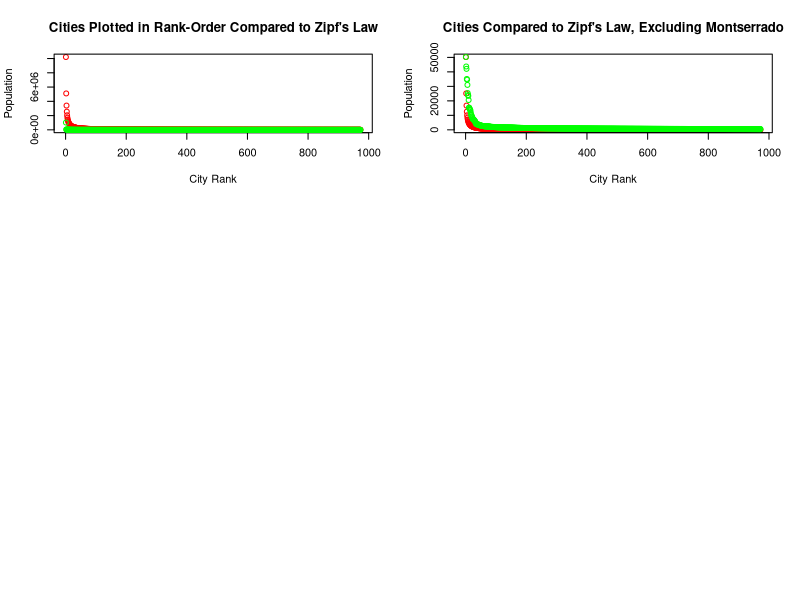

This chart was generated by the following R code: (Note: this script raises an error after producing the figure.)
#rm(list = ls(all = TRUE))
setwd("~/Desktop/AidData/liberia")

library(graphics)
library(stats)

old.par <- par(mfrow=c(3, 2))
citypops <- read.csv("citypopdata.csv")
lib_citpops <- data.frame(citypops)
lib_citpops <- lib_citpops[order(lib_citpops$Total, decreasing = TRUE),]

#save(df,file="~/Desktop/AidData/liberia/lib_citpops.Rdata")

poprank <- data.frame(x = 1:973, y1 = lib_citpops$Total)
## Zipf's Comparison ##
y1 <- 10210762/poprank$x
y2 <- poprank$y
popr_rankden0 <- data.frame(x = poprank$x, y1 = 10210762/poprank$x)
plot(popr_rankden0$x, y1, col = "red", main = "Cities Plotted in Rank-Order Compared to Zipf's Law", xlab = "City Rank", ylab = "Population")
points(popr_rankden0$x, y2, col = "green")

## Plot w/o Montserrado, Monrovia ##
poprank2 <- poprank[2:973,]
poprank2$x <- seq(1:972)
#plot(poprank2)
## Zipf's Comparison ##
z10 <- 50245/poprank2$x
y20 <- poprank2$y
popr_rankden <- data.frame(x = poprank2$x, z10 = 50245/poprank2$x)
plot(popr_rankden$x, z10, col = "red", main = "Cities Compared to Zipf's Law, Excluding Montserrado", xlab = "City Rank", ylab = "Population")
points(popr_rankden$x, y20, col = "green")

## Plot w/o Pops less than 750 ##
poprank750 <- subset(poprank2, y >= 750)
poprank750$x <- 1:514
#plot(poprank750)
## Zipf's Comparison ##
y11 <- 50245/poprank750$x
y21 <- poprank750$y
popr_rankden2 <- data.frame(x = poprank750$x, y11 = 50245/poprank750$x)
plot(popr_rankden2$x, y11, col = "red", main = "Cities With Populations of 750+ (514)", xlab = "City Rank", ylab = "Population")
points(popr_rankden2$x, y21, col = "green")

## Plot w/o Pops less than 1000 ##
poprank1000 <- subset(poprank2, y >= 1000)
poprank1000$x <- 1:311
#plot(poprank1000)
## Zipf's Comparison ##
y12 <- 50245/poprank1000$x
y22 <- poprank1000$y
popr_rankden3 <- data.frame(x = poprank1000$x, y12 = 50245/poprank1000$x)
plot(popr_rankden3$x, y12, col = "red", main = "Cities With Populations of 1000+ (311)", xlab = "City Rank", ylab = "Population")
points(popr_rankden3$x, y22, col = "green")

## Plot w/o Pops Less than 2500 ##
poprank2500 <- subset(poprank2, y >= 2500)
poprank2500$x <- 1:61
poprank2500 <- data.frame(x = poprank2500$x, y1 = poprank2500$y, y2 = lib_citpops$Town.Village[2:62])
#plot(poprank2500)
## Zipf's Comparison ##
y13 <- 50245/poprank2500$x
y23 <- poprank2500$y1
popr_rankden4 <- data.frame(x = poprank2500$x, y13 = 50245/poprank2500$x)
plot(popr_rankden4$x, y13, col = "red", main = "Cities With Populations of 2500+ (61)", xlab = "City Rank", ylab = "Population")
points(popr_rankden4$x, y23, col = "green")

## Plot w/o Pops less than 3000 ##
poprank3000 <- subset(poprank2, y >= 3000)
poprank3000$x <- 1:49
#plot(poprank3000)
## Zipf's Comparison ##
y14 <- 50245/poprank3000$x
y24 <- poprank3000$y
popr_rankden5 <- data.frame(x = poprank3000$x, y14 = 50245/poprank3000$x)
plot(popr_rankden5$x, y14, col = "red", main = "Cities With Populations of 3000+ (49)", xlab = "City Rank", ylab = "Population")
plot(popr_rankden5$x, y14, col = "red", main = "Cities With Populations of 3000+ (49)", xlab = "City Rank", ylab = "Population")

points(popr_rankden5$x, y24, col = "green")

par(old.par)

## Differences Between Plots ##
plot.new()
poprank_diff <- y20 - y10
popr_rankden$diffs <- poprank_diff
popr_rankden$ro <- y20
plot(x = popr_rankden$x, y = popr_rankden$diffs)

plot.new()
## Log Plot ## 
## Plot w/o Montserrado, Monrovia ##
poprank2 <- poprank[2:973,]
poprank2$x <- seq(1:972)
#plot(poprank2)
## Zipf's Comparison ##
# y10 <- 50245/poprank2$x
# y20 <- poprank2$y
y30 <- poprank2$y/50245
# popr_rankden <- data.frame(x = poprank2$x, y10 = 50245/poprank2$x)
# plot(popr_rankden$x, y10, col = "red", main = "Cities Compared to Zipf's Law, Excluding Montserrado", xlab = "City Rank", ylab = "Population")
# points(popr_rankden$x, y20, col = "green")
plot(popr_rankden$x, y30, col = "blue", ylog = TRUE, ylim = c(0.00001, 1))
logrank <- data.frame(x = popr_rankden$x, y = logrank2)

## Log Zipf's Comparison - All Cities ##
plot.new()
logpoprank <- data.frame(x = log10(popr_rankden0$x), y = log10(popr_rankden0$y1))
logcitpops <- data.frame(x = log10(poprank$x), y = log10(lib_citpops$Total))
xl <- 10210762/logpoprank$x
yl <- logcitpops$y
plot(logcitpops, col = "black", main = "Cities Plotted in Rank-Order Compared to Zipf's Law", xlab = "City Rank", ylab = "Population", points(logpoprank, col = "green"))
points(logpoprank, col = "green")

## Log Zipf's Comparison - w/o Montserrado ##
plot.new()
logranky <- log10(poprank2$y)
logrankx <- log10(poprank2$x)
logrankxy <- data.frame(x = logrankx, y = logranky)
plot(logrankxy, main = "City Populations in Rank Order (Log Scales)", xlab = "Log Rank", ylab = "Log Population", xaxp= c(0, 3, 10))
z <- abline(4.4431, -0.5793, col = "red")
lines(z, type = "o", col = "red")
#zlogrankx <- log(50245/poprank2$y)
points(log10(popr_rankden$x), log10(popr_rankden$z10), col = "green")
points(0, 4.701093, col = "blue")
## Log Differences Between Plots ##
#logpoprank_diff <- logranky - (log10(popr_rankden$z10))
#points(log10(popr_rankden$x), (5 * logpoprank_diff), col = "red")

## Log Zipf's Comparison - w/o Montserrado, Greater than 2500 ##
plot.new()
logrank25y <- log10(poprank2500$y1)
logrank25x <- log10(poprank2500$x)
logrank25xy <- data.frame(x = logrank25x, y = logrank25y)
plot(logrank25xy, main = "City Populations in Rank Order (Log Scales)", xlab = "Log Rank", ylab = "Log Population", 
        #xaxp= c(0, 3, 10), yaxp = c(2, 5, 10))
        usr = c(0, 2, 2, 5))
#z25 <- abline(line(logrank25xy$y), col = "red")
#lines(z25, type = "o", col = "red")
#line(logrank25xy$y)
#zlogrankx <- log(50245/poprank2$y)
points(log10(popr_rankden4$x), log10(popr_rankden4$y13), col = "green")
points(0, 4.701093, col = "blue", usr = c(0, 2, 2, 5))
